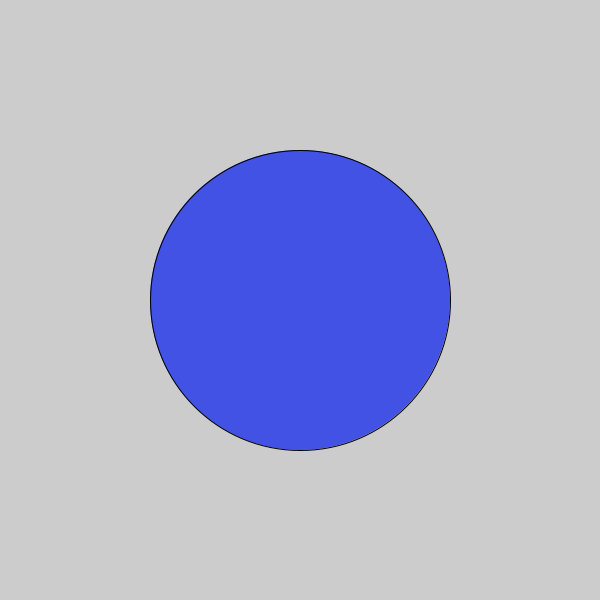
Frame 1 (no input)
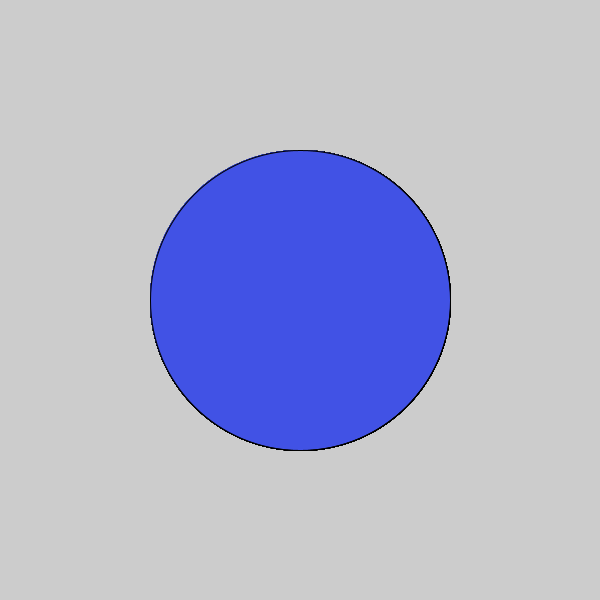
Frame 60 (the mouse pressed at the canvas centre just before this capture)
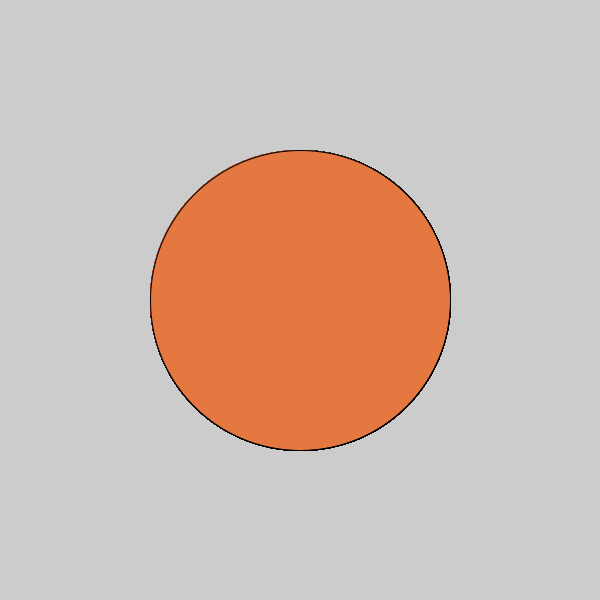
Frame 120 (the mouse held since frame 60 and released just before this capture)

The Processing sketch that drew these frames (run headless with seeded random() and noise(); from frame 60 on, the mouse is pressed at the canvas centre):

// Processing sketch: MySecondProgram
// ── MySecondProgram.pde
void setup() {
size(600, 600);
}
void draw () {
 if(mousePressed) {
fill(#E57841);
}
else {
fill(#4152E5); 
}
ellipse(300, 300, 300, 300);
}
